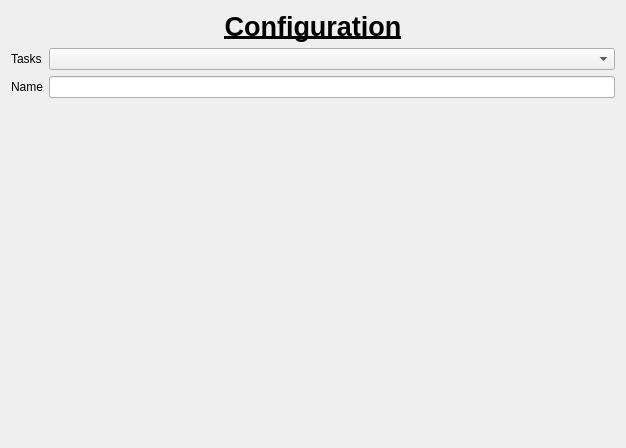
<?xml version="1.0" encoding="UTF-8"?>
<ui version="4.0">
 <class>widget_tasks_selection</class>
 <widget class="QWidget" name="widget_tasks_selection">
  <property name="geometry">
   <rect>
    <x>0</x>
    <y>0</y>
    <width>626</width>
    <height>448</height>
   </rect>
  </property>
  <property name="sizePolicy">
   <sizepolicy hsizetype="Preferred" vsizetype="Expanding">
    <horstretch>0</horstretch>
    <verstretch>0</verstretch>
   </sizepolicy>
  </property>
  <property name="windowTitle">
   <string>Form</string>
  </property>
  <layout class="QVBoxLayout" name="verticalLayout">
   <item>
    <widget class="QLabel" name="labelTitle">
     <property name="sizePolicy">
      <sizepolicy hsizetype="Preferred" vsizetype="Maximum">
       <horstretch>0</horstretch>
       <verstretch>0</verstretch>
      </sizepolicy>
     </property>
     <property name="font">
      <font>
       <pointsize>20</pointsize>
       <bold>true</bold>
       <underline>true</underline>
      </font>
     </property>
     <property name="autoFillBackground">
      <bool>false</bool>
     </property>
     <property name="text">
      <string>Configuration</string>
     </property>
     <property name="scaledContents">
      <bool>false</bool>
     </property>
     <property name="alignment">
      <set>Qt::AlignCenter</set>
     </property>
    </widget>
   </item>
   <item>
    <layout class="QGridLayout" name="gridLayout">
     <item row="0" column="0">
      <widget class="QLabel" name="label">
       <property name="sizePolicy">
        <sizepolicy hsizetype="Maximum" vsizetype="Preferred">
         <horstretch>0</horstretch>
         <verstretch>0</verstretch>
        </sizepolicy>
       </property>
       <property name="text">
        <string>Tasks</string>
       </property>
      </widget>
     </item>
     <item row="0" column="1">
      <widget class="QComboBox" name="comboBoxTasks"/>
     </item>
     <item row="1" column="0">
      <widget class="QLabel" name="label_2">
       <property name="text">
        <string>Name</string>
       </property>
      </widget>
     </item>
     <item row="1" column="1">
      <widget class="QLineEdit" name="lineEditName"/>
     </item>
    </layout>
   </item>
   <item>
    <spacer name="verticalSpacer">
     <property name="orientation">
      <enum>Qt::Vertical</enum>
     </property>
     <property name="sizeHint" stdset="0">
      <size>
       <width>20</width>
       <height>397</height>
      </size>
     </property>
    </spacer>
   </item>
  </layout>
 </widget>
 <resources/>
 <connections/>
</ui>
